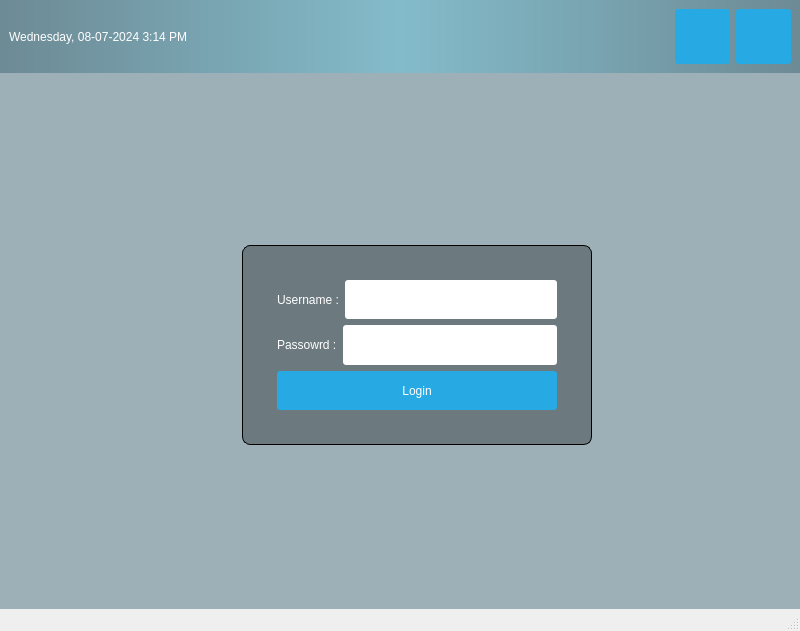
<?xml version="1.0" encoding="UTF-8"?>
<ui version="4.0">
 <class>MainWindow</class>
 <widget class="QMainWindow" name="MainWindow">
  <property name="geometry">
   <rect>
    <x>0</x>
    <y>0</y>
    <width>800</width>
    <height>631</height>
   </rect>
  </property>
  <property name="windowTitle">
   <string>MainWindow</string>
  </property>
  <property name="styleSheet">
   <string notr="true">#centralwidget {
background: rgba(32, 80, 96, 100);
border-image: url(:/images/bg-image.jpg);
}

#topPanel_2 {
background-color: qlineargradient(spread:reflect, x1:0.5, y1:0, x2:0, y2:0, stop:0 rgba(91, 204, 233, 100), stop:1 rgba(32, 80, 96, 100));
}

#loginForm {
background: rgba(0, 0, 0, 80);
border-radius: 8px;
}

QLabel {color: white;}
QLineEdit {border-radius: 3px;}

QPushButton {
color: white;
background-color: #27a9e3;
border-width: 0px;
border-radius: 3px;
}

QPushButton:hover{
background-color: #66c011;
}







</string>
  </property>
  <widget class="QWidget" name="centralwidget">
   <property name="styleSheet">
    <string notr="true"/>
   </property>
   <layout class="QVBoxLayout" name="verticalLayout">
    <property name="leftMargin">
     <number>0</number>
    </property>
    <property name="topMargin">
     <number>0</number>
    </property>
    <property name="rightMargin">
     <number>0</number>
    </property>
    <property name="bottomMargin">
     <number>0</number>
    </property>
    <item>
     <widget class="QWidget" name="topPanel_2" native="true">
      <layout class="QHBoxLayout" name="topPanel">
       <item>
        <widget class="QLabel" name="currentDateTime">
         <property name="text">
          <string>Wednesday, 08-07-2024 3:14 PM</string>
         </property>
        </widget>
       </item>
       <item>
        <spacer name="horizontalSpacer">
         <property name="orientation">
          <enum>Qt::Horizontal</enum>
         </property>
         <property name="sizeHint" stdset="0">
          <size>
           <width>40</width>
           <height>20</height>
          </size>
         </property>
        </spacer>
       </item>
       <item>
        <widget class="QPushButton" name="shutdownButton">
         <property name="sizePolicy">
          <sizepolicy hsizetype="Fixed" vsizetype="Fixed">
           <horstretch>0</horstretch>
           <verstretch>0</verstretch>
          </sizepolicy>
         </property>
         <property name="minimumSize">
          <size>
           <width>55</width>
           <height>55</height>
          </size>
         </property>
         <property name="text">
          <string/>
         </property>
         <property name="icon">
          <iconset resource="resources.qrc">
           <normaloff>:/icons/close.png</normaloff>:/icons/close.png</iconset>
         </property>
         <property name="iconSize">
          <size>
           <width>50</width>
           <height>50</height>
          </size>
         </property>
        </widget>
       </item>
       <item>
        <widget class="QPushButton" name="restartButton">
         <property name="sizePolicy">
          <sizepolicy hsizetype="Fixed" vsizetype="Fixed">
           <horstretch>0</horstretch>
           <verstretch>0</verstretch>
          </sizepolicy>
         </property>
         <property name="minimumSize">
          <size>
           <width>55</width>
           <height>55</height>
          </size>
         </property>
         <property name="text">
          <string/>
         </property>
         <property name="icon">
          <iconset resource="resources.qrc">
           <normaloff>:/icons/power.png</normaloff>:/icons/power.png</iconset>
         </property>
         <property name="iconSize">
          <size>
           <width>50</width>
           <height>50</height>
          </size>
         </property>
        </widget>
       </item>
      </layout>
     </widget>
    </item>
    <item>
     <layout class="QHBoxLayout" name="horizontalLayout_2">
      <property name="topMargin">
       <number>10</number>
      </property>
      <item>
       <widget class="QLabel" name="label">
        <property name="sizePolicy">
         <sizepolicy hsizetype="Fixed" vsizetype="Fixed">
          <horstretch>0</horstretch>
          <verstretch>0</verstretch>
         </sizepolicy>
        </property>
        <property name="minimumSize">
         <size>
          <width>150</width>
          <height>150</height>
         </size>
        </property>
        <property name="styleSheet">
         <string notr="true">border-image: url(:/images/logo.png);</string>
        </property>
        <property name="text">
         <string/>
        </property>
       </widget>
      </item>
     </layout>
    </item>
    <item>
     <layout class="QHBoxLayout" name="horizontalLayout_3">
      <property name="leftMargin">
       <number>35</number>
      </property>
      <property name="topMargin">
       <number>0</number>
      </property>
      <item>
       <widget class="QWidget" name="loginForm" native="true">
        <property name="sizePolicy">
         <sizepolicy hsizetype="Fixed" vsizetype="Fixed">
          <horstretch>0</horstretch>
          <verstretch>0</verstretch>
         </sizepolicy>
        </property>
        <property name="minimumSize">
         <size>
          <width>350</width>
          <height>200</height>
         </size>
        </property>
        <property name="styleSheet">
         <string notr="true">#loginForm {
border: 1px solid;
}</string>
        </property>
        <layout class="QVBoxLayout" name="verticalLayout_2">
         <property name="leftMargin">
          <number>35</number>
         </property>
         <property name="topMargin">
          <number>35</number>
         </property>
         <property name="rightMargin">
          <number>35</number>
         </property>
         <property name="bottomMargin">
          <number>35</number>
         </property>
         <item>
          <layout class="QHBoxLayout" name="horizontalLayout_6">
           <property name="leftMargin">
            <number>0</number>
           </property>
           <property name="topMargin">
            <number>0</number>
           </property>
           <property name="rightMargin">
            <number>0</number>
           </property>
           <property name="bottomMargin">
            <number>0</number>
           </property>
           <item>
            <widget class="QLabel" name="label_2">
             <property name="text">
              <string>Username :</string>
             </property>
            </widget>
           </item>
           <item>
            <widget class="QLineEdit" name="lineEdit">
             <property name="sizePolicy">
              <sizepolicy hsizetype="Expanding" vsizetype="Minimum">
               <horstretch>0</horstretch>
               <verstretch>0</verstretch>
              </sizepolicy>
             </property>
            </widget>
           </item>
          </layout>
         </item>
         <item>
          <layout class="QHBoxLayout" name="horizontalLayout_7">
           <property name="leftMargin">
            <number>0</number>
           </property>
           <property name="topMargin">
            <number>0</number>
           </property>
           <property name="rightMargin">
            <number>0</number>
           </property>
           <property name="bottomMargin">
            <number>0</number>
           </property>
           <item>
            <widget class="QLabel" name="label_3">
             <property name="text">
              <string>Passowrd :</string>
             </property>
            </widget>
           </item>
           <item>
            <widget class="QLineEdit" name="lineEdit_2">
             <property name="sizePolicy">
              <sizepolicy hsizetype="Expanding" vsizetype="Minimum">
               <horstretch>0</horstretch>
               <verstretch>0</verstretch>
              </sizepolicy>
             </property>
            </widget>
           </item>
          </layout>
         </item>
         <item>
          <widget class="QPushButton" name="loginButton">
           <property name="sizePolicy">
            <sizepolicy hsizetype="Minimum" vsizetype="Minimum">
             <horstretch>0</horstretch>
             <verstretch>0</verstretch>
            </sizepolicy>
           </property>
           <property name="text">
            <string>Login</string>
           </property>
          </widget>
         </item>
        </layout>
       </widget>
      </item>
     </layout>
    </item>
    <item>
     <spacer name="verticalSpacer">
      <property name="orientation">
       <enum>Qt::Vertical</enum>
      </property>
      <property name="sizeHint" stdset="0">
       <size>
        <width>20</width>
        <height>40</height>
       </size>
      </property>
     </spacer>
    </item>
   </layout>
  </widget>
  <widget class="QMenuBar" name="menubar">
   <property name="geometry">
    <rect>
     <x>0</x>
     <y>0</y>
     <width>800</width>
     <height>22</height>
    </rect>
   </property>
  </widget>
  <widget class="QStatusBar" name="statusbar"/>
 </widget>
 <resources>
  <include location="resources.qrc"/>
 </resources>
 <connections/>
</ui>
